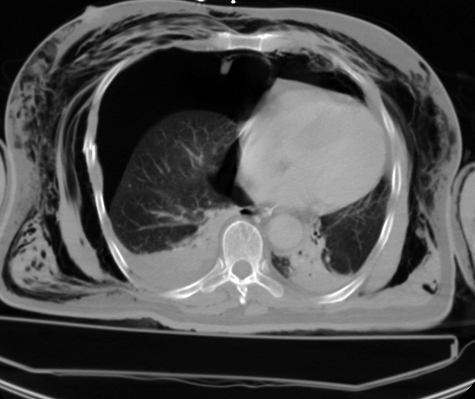
%> input picture Advanced_Medical_Image_Processing/CT.jpg, 475 x 399 px
$ octave boxblur.m   (GNU Octave 9; MATLAB toolbox functions it lacks are replaced by stand-ins)
%> lines starting %> are read from the running program, lines starting %| are printed output that depends on the picture
### Advanced_Medical_Image_Processing/PSNR.m
function psnr_Value = PSNR(A,B)
% PSNR (Peak Signal to noise ratio)

if (size(A) ~= size(B))
   error('The size of the 2 matrix are unequal')

   psnr_Value = NaN;
   return;
elseif (A == B)
   disp('Images are identical: PSNR has infinite value')

   psnr_Value = Inf;
   return;
else

    maxValue = double(max(A(:)));

    % Calculate MSE, mean square error.
    mseImage = (double(A) - double(B)) .^ 2;
    [rows columns] = size(A);

    mse = sum(mseImage(:)) / (rows * columns);

    %SNR calculation
    mseImageA = (double(A).^2);
    snrA = sum(mseImageA(:));

    SNR = 10* log10(snrA/sum(mseImage(:)));

    % Calculate PSNR (Peak Signal to noise ratio)
    psnr_Value = 10 * log10( 256^2 / mse);
    RMSE = sqrt(mse);                                   % RMSE

    fprintf('\n The MSE is%0.4f',mse);
    fprintf('\n The SNR is %0.4f',SNR);
    fprintf('\n RMSE is %0.4f',RMSE);

end

### Advanced_Medical_Image_Processing/ISNR.m
function [] = ISNR(image, blurredImage,x)

e1=image-blurredImage;
e2=image-x;
E1=mean2(e1.*e1);
E2=mean2(e2.*e2);
result=10*log(E1/E2)/log(10);
% disp('The ISNR is=')
% disp(result);
 fprintf('\n The ISNR value is %0.4f',result)

### Advanced_Medical_Image_Processing/img_qi.m
function [quality, quality_map] = img_qi(img1, img2, block_size)


if (nargin == 1 | nargin > 3)
   quality = -Inf;
   quality_map = -1*ones(size(img1));
   return;
end

if (size(img1) ~= size(img2))
   quality = -Inf;
   quality_map = -1*ones(size(img1));
   return;
end

if (nargin == 2)
   block_size = 8;
end

N = block_size.^2;
sum2_filter = ones(block_size);

img1_sq   = img1.*img1;
img2_sq   = img2.*img2;
img12 = img1.*img2;

img1_sum   = filter2(sum2_filter, img1, 'valid');
img2_sum   = filter2(sum2_filter, img2, 'valid');
img1_sq_sum = filter2(sum2_filter, img1_sq, 'valid');
img2_sq_sum = filter2(sum2_filter, img2_sq, 'valid');
img12_sum = filter2(sum2_filter, img12, 'valid');

img12_sum_mul = img1_sum.*img2_sum;
img12_sq_sum_mul = img1_sum.*img1_sum + img2_sum.*img2_sum;
numerator = 4*(N*img12_sum - img12_sum_mul).*img12_sum_mul;
denominator1 = N*(img1_sq_sum + img2_sq_sum) - img12_sq_sum_mul;
denominator = denominator1.*img12_sq_sum_mul;

quality_map = ones(size(denominator));
index = (denominator1 == 0) & (img12_sq_sum_mul ~= 0);
quality_map(index) = 2*img12_sum_mul(index)./img12_sq_sum_mul(index);
index = (denominator ~= 0);
quality_map(index) = numerator(index)./denominator(index);

quality = mean2(quality_map);


%========================================================================
%
%Copyright (c) 2001 The University of Texas at Austin
%All Rights Reserved.
%
%This program is free software; you can redistribute it and/or modify
%it under the terms of the GNU General Public License as published by
%the Free Software Foundation; either version 2 of the License, or
%(at your option) any later version.
%
%This program is distributed in the hope that it will be useful,
%but WITHOUT ANY WARRANTY; without even the implied warranty of
%MERCHANTABILITY or FITNESS FOR A PARTICULAR PURPOSE.  See the
%GNU General Public License for more details.
%
%The GNU Public License is available in the file LICENSE, or you
%can write to the Free Software Foundation, Inc., 59 Temple Place -
%Suite 330, Boston, MA 02111-1307, USA, or you can find it on the
%World Wide Web at http://www.fsf.org.
%
%Author  : Zhou Wang
%Version : 1.0
%
%The authors are with the Laboratory for Image and Video Engineering
%(LIVE), Department of Electrical and Computer Engineering, The
%University of Texas at Austin, Austin, TX.
%
%Kindly report any suggestions or corrections to zwang@ece.utexas.edu
%
%Acknowledgement:
%The author would like to thank Mr. Umesh Rajashekar, the Matlab master
%in our lab, for spending his precious time and giving his kind help
%on writing this program. Without his help, this program would not
%achieve its current efficiency.
%


%========================================================================
%
%This is an efficient implementation of the algorithm for calculating
%the universal image quality index proposed by Zhou Wang and Alan C.
%Bovik. Please refer to the paper "A Universal Image Quality Index"
%by Zhou Wang and Alan C. Bovik, published in IEEE Signal Processing
%Letters, 2001. In order to run this function, you must have Matlab's
%Image Processing Toobox.
%
%Input : an original image and a test image of the same size
%Output: (1) an overall quality index of the test image, with a value
%            range of [-1, 1].
%        (2) a quality map of the test image. The map has a smaller
%            size than the input images. The actual size is
%            img_size - BLOCK_SIZE + 1.
%
%Usage:
%
%1. Load the original and the test images into two matrices
%   (say img1 and img2)
%
%2. Run this function in one of the two ways:
%
%   % Choice 1 (suggested):
%   [qi qi_map] = img_qi(img1, img2);
%
%   % Choice 2:
%   [qi qi_map] = img_qi(img1, img2, BLOCK_SIZE);
%
%   The default BLOCK_SIZE is 8 (Choice 1). Otherwise, you can specify
%   it by yourself (Choice 2).
%
%3. See the results:
%
%   qi                    %Gives the over quality index.
%   imshow((qi_map+1)/2)  %Shows the quality map as an image.
%
%========================================================================

### Advanced_Medical_Image_Processing/boxblur.m
% clc
% clear all
image = imread('CT.jpg');
%> image is the input picture: size 399x475 uint8; min 0, max 255, mean 77.6

H =fspecial('average',2);
% H = fspecial('average', [3 3]);
% H = fspecial('disk', 2);
blurredImage = imfilter(image,H,'replicate');
figure();
subplot(5,4,1)
imshow(image)
title('Original Image');
peaksnr0= PSNR(blurredImage, image);
%> in PSNR, `maxValue = double(max(A(:)));`: maxValue = 255
%> in PSNR, `mse = sum(mseImage(:)) / (rows * columns);`: mse = 50.67
%> in PSNR, `snrA = sum(mseImageA(:));`: snrA = 1895641797
%> in PSNR, `SNR = 10* log10(snrA/sum(mseImage(:)));`: SNR = 22.95
%> in PSNR, `psnr_Value = 10 * log10( 256^2 / mse);`: psnr_Value = 31.12
%> in PSNR, `RMSE = sqrt(mse);`: RMSE = 7.12
%|  The MSE is50.6746
%|  The SNR is 22.9530
%|  RMSE is 7.1186
%> peaksnr0 = 31.12
fprintf('\n The Peak-SNR value is %0.4f', peaksnr0);
%|  The Peak-SNR value is 31.1169
subplot(5,4,2);
imshow(blurredImage);
title(sprintf( 'BOX Blurr noise:PSNR %0.4f',peaksnr0 ));

%% Kernels Definition
% [20 lines of commented-out code are left out]

%% Convolution Process
% g9 = imfilter(blurred, w9, 'symmetric', 'conv');
%
% %% Display the results
% figure, imshow(g9); title('sharpened')
% imwrite(g9,'out_Kernel.jpg')

% ref = imread('pout.tif');
% A = imnoise(ref,'salt & pepper', 0.02);
% Calculate the PSNR.

% [peaksnr] = psnr(g9,blurred);
%
% fprintf('\n The Peak-SNR value is %0.4f', peaksnr);

%% Kernels Definition
K1 = [0 -1 0; 0 3 0; 0 -1 0;]; % K1

             g1 = imfilter(blurredImage, K1, 'symmetric', 'conv');
             peaksnr1= PSNR(g1, image);
%|  The MSE is98.9871
%|  The SNR is 20.1478
%|  RMSE is 9.9492
%> peaksnr1 = 28.21
             fprintf('\n The Peak-SNR value is %0.4f', peaksnr1);
%|  The Peak-SNR value is 28.2090
             %Display the results
%              subplot(5,4,3);imshow(g1);
%              title(sprintf( 'K1 Deblurred image with PSNR %0.4f',peaksnr1 ));
             ISNR(image,blurredImage,g1);
%> in ISNR, `E1=mean2(e1.*e1);`: E1 = 16.15
%> in ISNR, `E2=mean2(e2.*e2);`: E2 = 22.81
%> in ISNR, `result=10*log(E1/E2)/log(10);`: result = -1.5
%|  The ISNR value is -1.4995
             [qi qi_map] = img_qi(image, g1);
%> in img_qi, `numerator = 4*(N*img12_sum - img12_sum_mul).*img12_sum_mul;`:
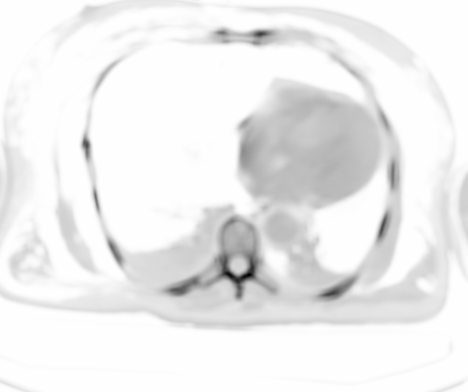
%> numerator: size 392x468 double; min -2.05e+17, max 183777656220, mean -1.37e+16; drawn with min black and max white
%> in img_qi, `denominator1 = N*(img1_sq_sum + img2_sq_sum) - img12_sq_sum_mul;`:
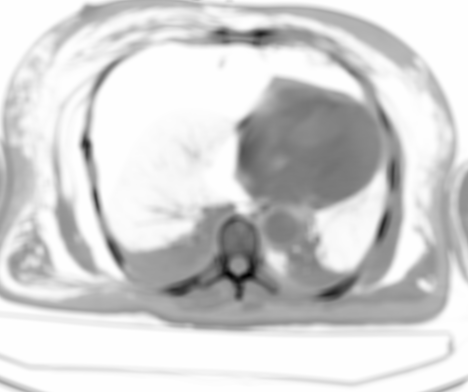
%> denominator1: size 392x468 double; min -451971165, max 291580, mean -78365104.7; drawn with min black and max white
%> in img_qi, `index = (denominator1 == 0) & (img12_sq_sum_mul ~= 0);`: index: size 392x468 logical; every value is 0
%> in img_qi, `quality_map(index) = 2*img12_sum_mul(index)./img12_sq_sum_mul(index);`: quality_map: size 392x468 double; every value is 1
%> in img_qi, `index = (denominator ~= 0);`: index: size 392x468 logical; every value is 1
%> in img_qi, `quality = mean2(quality_map);`: quality = 0.918
%> qi = 0.918
             fprintf('\n The UIQI value is %0.4f',qi);
%|  The UIQI value is 0.9175
 K2 = [-1 0 -1; 0 5 0; -1 0 -1;]; % K2

             g2 = imfilter(blurredImage, K2, 'symmetric', 'conv');
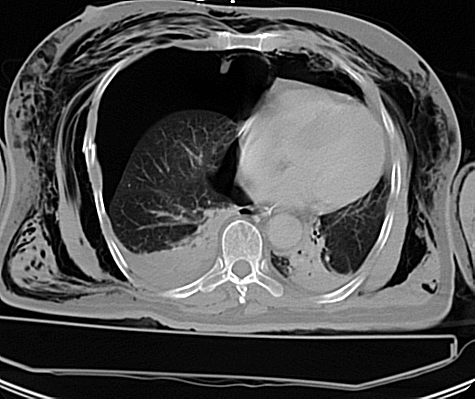
%> g2: size 399x475 uint8; min 0, max 255, mean 78.2
             peaksnr2 = PSNR(g2, image);
%|  The MSE is329.4082
%|  The SNR is 15.1794
%|  RMSE is 18.1496
%> peaksnr2 = 22.99
             fprintf('\n The Peak-SNR value is %0.4f', peaksnr2);
%|  The Peak-SNR value is 22.9875
             subplot(5,4,4);imshow(g2);
             title(sprintf( 'K2 Deblurred image with PSNR %0.4f',peaksnr2 ));
             ISNR(image,blurredImage,g2)
%> in ISNR (call 2), `e2=image-x;`:
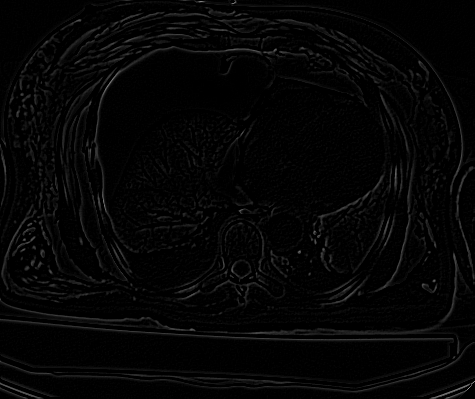
%> e2: size 399x475 uint8; min 0, max 153, mean 5.1
%> in ISNR (call 2), `E2=mean2(e2.*e2);`: E2 = 42.58
%> in ISNR (call 2), `result=10*log(E1/E2)/log(10);`: result = -4.21
%|  The ISNR value is -4.2105
             [qi qi_map] = img_qi(image, g2);
%> in img_qi (call 2), `img12_sum = filter2(sum2_filter, img12, 'valid');`:
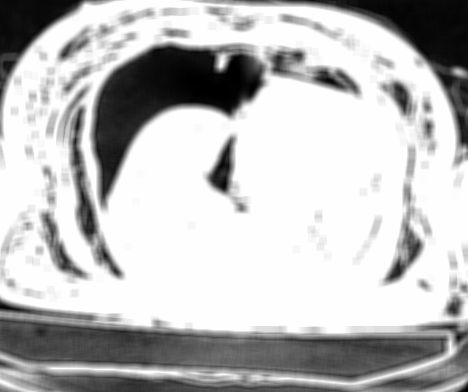
%> img12_sum: size 392x468 double; min 35, max 16320, mean 12115.7; drawn with min black and max white
%> in img_qi (call 2), `quality = mean2(quality_map);`: quality = 0.781
%> qi = 0.781
             fprintf('\n The UIQI value is %0.4f',qi);
%|  The UIQI value is 0.7808
 K3 = [-1 2 -1; 0 1 0; -1 2 -1;]; % K3

             g3 = imfilter(blurredImage, K3, 'symmetric', 'conv');
             peaksnr3 = PSNR(g3, image);
%> in PSNR (call 4), `mse = sum(mseImage(:)) / (rows * columns);`: mse = 129.7
%> in PSNR (call 4), `mseImageA = (double(A).^2);`:
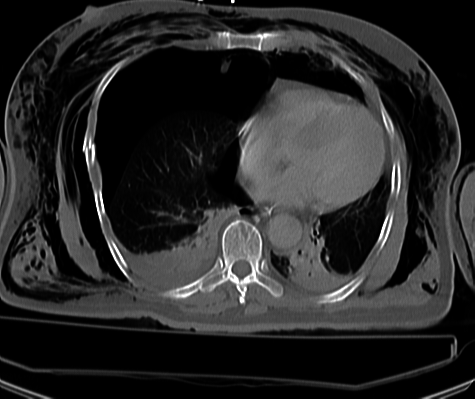
%> mseImageA: size 399x475 double; min 0, max 65025, mean 10296.1; drawn with min black and max white
%> in PSNR (call 4), `snrA = sum(mseImageA(:));`: snrA = 1951373380
%> in PSNR (call 4), `SNR = 10* log10(snrA/sum(mseImage(:)));`: SNR = 19
%> in PSNR (call 4), `psnr_Value = 10 * log10( 256^2 / mse);`: psnr_Value = 27.03
%> in PSNR (call 4), `RMSE = sqrt(mse);`: RMSE = 11.39
%|  The MSE is129.7330
%|  The SNR is 18.9962
%|  RMSE is 11.3900
%> peaksnr3 = 27.03
             fprintf('\n The Peak-SNR value is %0.4f', peaksnr3);
%|  The Peak-SNR value is 27.0343
             subplot(5,4,5);imshow(g3);
             title(sprintf( 'K3 Deblurred image with PSNR %0.4f',peaksnr3 ));
             ISNR(image,blurredImage,g3)
%|  The ISNR value is -2.1925
             [qi qi_map] = img_qi(image, g3);
%> in img_qi (call 3), `img12 = img1.*img2;`:
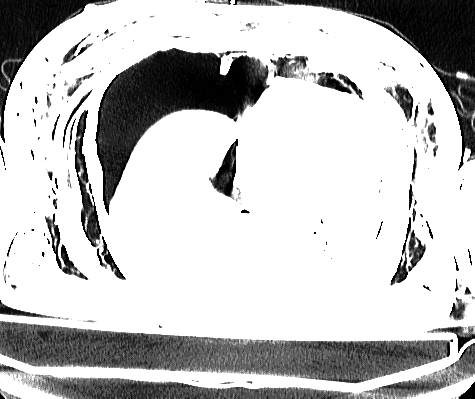
%> img12: size 399x475 uint8; min 0, max 255, mean 195.9
%> in img_qi (call 3), `quality = mean2(quality_map);`: quality = 0.862
%> qi = 0.862
             fprintf('\n The UIQI value is %0.4f',qi);
%|  The UIQI value is 0.8622
 K4 = [-1 0 -1; 2 1 2;  -1 0 -1;]; % K4

             g4 = imfilter(blurredImage, K4, 'symmetric', 'conv');
             peaksnr4 = PSNR(g4, image);
%|  The MSE is199.8596
%|  The SNR is 17.2106
%|  RMSE is 14.1372
%> peaksnr4 = 25.16
             fprintf('\n The Peak-SNR value is %0.4f', peaksnr4);
%|  The Peak-SNR value is 25.1575
             subplot(5,4,6);imshow(g4);
             title(sprintf( 'K4 Deblurred image with PSNR %0.4f',peaksnr4 ));
             ISNR(image,blurredImage,g4)
%|  The ISNR value is -2.7857
             [qi qi_map] = img_qi(image, g4);
%> qi = 0.865
             fprintf('\n The UIQI value is %0.4f',qi);
%|  The UIQI value is 0.8648
 K5 = [-1 0 -1; -1 7 -1; -1 0 -1;]; % K5

             g5 = imfilter(blurredImage, K5, 'symmetric', 'conv');
             peaksnr5 = PSNR(g5, image);
%|  The MSE is437.2304
%|  The SNR is 14.0293
%|  RMSE is 20.9101
%> peaksnr5 = 21.76
             fprintf('\n The Peak-SNR value is %0.4f', peaksnr5);
%|  The Peak-SNR value is 21.7577
             subplot(5,4,7);imshow(g5);
             title(sprintf( 'K5 Deblurred image with PSNR %0.4f',peaksnr5 ));
             ISNR(image,blurredImage,g5)
%|  The ISNR value is -4.7359
             [qi qi_map] = img_qi(image, g5);
%> qi = 0.867
             fprintf('\n The UIQI value is %0.4f',qi);
%|  The UIQI value is 0.8668
K6 = [-1 -1 -1; 0 7 0; -1 -1 -1;]; % K6

             g6 = imfilter(blurredImage, K6, 'symmetric', 'conv');
             peaksnr6 = PSNR(g6, image);
%|  The MSE is504.9600
%|  The SNR is 13.4640
%|  RMSE is 22.4713
%> peaksnr6 = 21.13
             fprintf('\n The Peak-SNR value is %0.4f', peaksnr6);
%|  The Peak-SNR value is 21.1322
             subplot(5,4,8);imshow(g6);
             title(sprintf( 'K6 Deblurred image with PSNR %0.4f',peaksnr6 ));
             ISNR(image,blurredImage,g6)
%|  The ISNR value is -4.8227
             [qi qi_map] = img_qi(image, g6);
%> qi = 0.767
             fprintf('\n The UIQI value is %0.4f',qi);
%|  The UIQI value is 0.7668
 K7 = [-1 -1 -1; 1 5 1; -1 -1 -1;]; % K7

             g7 = imfilter(blurredImage, K7, 'symmetric', 'conv');
             peaksnr7 = PSNR(g7, image);
%|  The MSE is415.6574
%|  The SNR is 14.2370
%|  RMSE is 20.3877
%> peaksnr7 = 21.98
             fprintf('\n The Peak-SNR value is %0.4f', peaksnr7);
%|  The Peak-SNR value is 21.9774
             subplot(5,4,9);imshow(g7);
             title(sprintf( 'K7 Deblurred image with PSNR %0.4f',peaksnr7 ));
             ISNR(image,blurredImage,g7)
%|  The ISNR value is -4.3134
             [qi qi_map] = img_qi(image, g7);
%> qi = 0.855
             fprintf('\n The UIQI value is %0.4f',qi);
%|  The UIQI value is 0.8547
K8 = [-1 1 -1; 0 3 0; -1 1 -1;]; % K8

             g8 = imfilter(blurredImage, K8, 'symmetric', 'conv');
             peaksnr8 = PSNR(g8, image);
%|  The MSE is196.3372
%|  The SNR is 17.3002
%|  RMSE is 14.0120
%> peaksnr8 = 25.23
             fprintf('\n The Peak-SNR value is %0.4f', peaksnr8);
%|  The Peak-SNR value is 25.2348
             subplot(5,4,10);imshow(g8);
             title(sprintf( 'K8 Deblurred image with PSNR %0.4f',peaksnr8 ));
             ISNR(image,blurredImage,g8)
%|  The ISNR value is -3.2798
             [qi qi_map] = img_qi(image, g8);
%> qi = 0.866
             fprintf('\n The UIQI value is %0.4f',qi);
%|  The UIQI value is 0.8663
K9 = [0 -2 0; 0 5 0; 0 -2 0;]; % K9

             g9 = imfilter(blurredImage, K9, 'symmetric', 'conv');
             peaksnr9 = PSNR(g9, image);
%|  The MSE is220.4826
%|  The SNR is 16.7978
%|  RMSE is 14.8487
%> peaksnr9 = 24.73
             fprintf('\n The Peak-SNR value is %0.4f', peaksnr9);
%|  The Peak-SNR value is 24.7311
             subplot(5,4,11);imshow(g9);
             title(sprintf( 'K9 Deblurred image with PSNR %0.4f',peaksnr9 ));
             ISNR(image,blurredImage,g9)
%|  The ISNR value is -3.1047
             [qi qi_map] = img_qi(image, g9);
%> qi = 0.884
             fprintf('\n The UIQI value is %0.4f',qi);
%|  The UIQI value is 0.8841
K10 = [-2 0 -2; 0 9 0; -2 0 -2;]; % K10

             g10 = imfilter(blurredImage, K10, 'symmetric', 'conv');
             peaksnr10 = PSNR(g10, image);
%|  The MSE is907.5494
%|  The SNR is 11.1988
%|  RMSE is 30.1256
%> peaksnr10 = 18.59
             fprintf('\n The Peak-SNR value is %0.4f', peaksnr10);
%|  The Peak-SNR value is 18.5861
              subplot(5,4,3);imshow(g10);
              title(sprintf( 'K10 Deblurred image with PSNR %0.4f',peaksnr10 ));
           ISNR(image,blurredImage,g10)
%|  The ISNR value is -5.6934
           [qi qi_map] = img_qi(image, g10);
%> qi = 0.81
             fprintf('\n The UIQI value is %0.4f',qi);
%|  The UIQI value is 0.8104
K11 = [0 -1 0; -1 5 -1; 0 -1 0;]; % K11

             g11 = imfilter(blurredImage, K11, 'symmetric', 'conv');
             peaksnr11 = PSNR(g11, image);
%|  The MSE is144.6894
%|  The SNR is 18.5671
%|  RMSE is 12.0287
%> peaksnr11 = 26.56
             fprintf('\n The Peak-SNR value is %0.4f', peaksnr11);
%|  The Peak-SNR value is 26.5604
             subplot(5,4,13);imshow(g11);
             title(sprintf( 'K11 Deblurred image with PSNR %0.4f',peaksnr11 ));
             ISNR(image,blurredImage,g11)
%|  The ISNR value is -2.6582
             [qi qi_map] = img_qi(image, g11);
%> qi = 0.816
             fprintf('\n The UIQI value is %0.4f',qi);
%|  The UIQI value is 0.8162
K12 = [-1 0 -1; -2 9 -2; -1 0 -1;]; % K12

             g12 = imfilter(blurredImage, K12, 'symmetric', 'conv');
             peaksnr12 = PSNR(g12, image);
%|  The MSE is566.6997
%|  The SNR is 12.9890
%|  RMSE is 23.8055
%> peaksnr12 = 20.63
             fprintf('\n The Peak-SNR value is %0.4f', peaksnr12);
%|  The Peak-SNR value is 20.6313
             subplot(5,4,14);imshow(g12);
             title(sprintf( 'K12 Deblurred image with PSNR %0.4f',peaksnr12 ));
             ISNR(image,blurredImage,g12)
%|  The ISNR value is -5.1505
             [qi qi_map] = img_qi(image, g12);
%> qi = 0.775
             fprintf('\n The UIQI value is %0.4f',qi);
%|  The UIQI value is 0.7755
K13 = [-2 -1 -2; 0 11 0; -2 -1 -2;]; % K13

             g13 = imfilter(blurredImage, K13, 'symmetric', 'conv');
             peaksnr13 = PSNR(g13, image);
%|  The MSE is1108.3078
%|  The SNR is 10.4535
%|  RMSE is 33.2913
%> peaksnr13 = 17.72
             fprintf('\n The Peak-SNR value is %0.4f', peaksnr13);
%|  The Peak-SNR value is 17.7182
             subplot(5,4,15);imshow(g13);
             title(sprintf( 'K13 Deblurred image with PSNR %0.4f',peaksnr13));
             ISNR(image,blurredImage,g13)
%|  The ISNR value is -5.9645
             [qi qi_map] = img_qi(image, g13);
%> qi = 0.818
             fprintf('\n The UIQI value is %0.4f',qi);
%|  The UIQI value is 0.8176
K14 = [-1 -2 -1; 0 9 0; -1 -2 -1;]; % K14

             g14 = imfilter(blurredImage, K14, 'symmetric', 'conv');
             peaksnr14 = PSNR(g14, image);
%|  The MSE is703.8674
%|  The SNR is 12.1617
%|  RMSE is 26.5305
%> peaksnr14 = 19.69
             fprintf('\n The Peak-SNR value is %0.4f', peaksnr14);
%|  The Peak-SNR value is 19.6899
             subplot(5,4,16);imshow(g14);
             title(sprintf( 'K14 Deblurred image with PSNR %0.4f',peaksnr14 ));
            ISNR(image,blurredImage,g14)
%|  The ISNR value is -5.2924
            [qi qi_map] = img_qi(image, g14);
%> qi = 0.876
             fprintf('\n The UIQI value is %0.4f',qi);
%|  The UIQI value is 0.8758
K15 = [-1 -2 -1; -1 11 -1; -1 -2 -1;]; % K15

             g15 = imfilter(blurredImage, K15, 'symmetric', 'conv');
             peaksnr15 = PSNR(g15, image);
%|  The MSE is821.5501
%|  The SNR is 11.5683
%|  RMSE is 28.6627
%> peaksnr15 = 19.02
             fprintf('\n The Peak-SNR value is %0.4f', peaksnr15);
%|  The Peak-SNR value is 19.0185
             subplot(5,4,17);imshow(g15);
             title(sprintf( 'K15 Deblurred image with PSNR %0.4f',peaksnr15 ));
             ISNR(image,blurredImage,g15)
%|  The ISNR value is -5.6023
             [qi qi_map] = img_qi(image, g15);
%> qi = 0.856
             fprintf('\n The UIQI value is %0.4f',qi);
%|  The UIQI value is 0.8558
K16 = [0 -2 0; -1 7 -1; 0 -2 0;]; % K16

             g16 = imfilter(blurredImage, K16, 'symmetric', 'conv');
             peaksnr16 = PSNR(g16, image);
%|  The MSE is277.6620
%|  The SNR is 15.8648
%|  RMSE is 16.6632
%> peaksnr16 = 23.73
             fprintf('\n The Peak-SNR value is %0.4f', peaksnr16);
%|  The Peak-SNR value is 23.7296
             subplot(5,4,18);imshow(g16);
             title(sprintf( 'K16 Deblurred image with PSNR %0.4f',peaksnr16 ));
            ISNR(image,blurredImage,g16)
%|  The ISNR value is -3.8738
            [qi qi_map] = img_qi(image, g16);
%> qi = 0.826
             fprintf('\n The UIQI value is %0.4f',qi);
%|  The UIQI value is 0.8256
K17 = [0 0 0; -1 3 -1; 0 0 0;]; % K17

             g17 = imfilter(blurredImage, K17, 'symmetric', 'conv');
             peaksnr17 = PSNR(g17, image);
%|  The MSE is78.9943
%|  The SNR is 21.0903
%|  RMSE is 8.8879
%> peaksnr17 = 29.19
             fprintf('\n The Peak-SNR value is %0.4f', peaksnr17);
%|  The Peak-SNR value is 29.1888
%              subplot(5,4,19);imshow(g17);
%              title(sprintf( 'K17 Deblurred image with PSNR %0.4f',peaksnr17 ));
           ISNR(image,blurredImage,g17)
%|  The ISNR value is -1.1304
           [qi qi_map] = img_qi(image, g17);
%> qi = 0.903
             fprintf('\n The UIQI value is %0.4f',qi);
%|  The UIQI value is 0.9031
K18 = [-2 0 -2; -1 11 -1; -2 0 -2;]; % K18

             g18 = imfilter(blurredImage, K18, 'symmetric', 'conv');
             peaksnr18 = PSNR(g18, image);
%|  The MSE is1050.2702
%|  The SNR is 10.6463
%|  RMSE is 32.4079
%> peaksnr18 = 17.95
              subplot(5,4,19);

              imshow(g18);
            title(sprintf( 'K18 Deblurred image with PSNR %0.4f',peaksnr18 ));
             fprintf('\n The Peak-SNR value is %0.4f', peaksnr18);
%|  The Peak-SNR value is 17.9518
             ISNR(image,blurredImage,g18)
%|  The ISNR value is -5.9162
             [qi qi_map] = img_qi(image, g18);
%> qi = 0.82
             fprintf('\n The UIQI value is %0.4f',qi);
%|  The UIQI value is 0.8200
K19 = [0 -1 0; -2 7 -2; 0 -1 0;]; % K19

             g19 = imfilter(blurredImage, K19, 'symmetric', 'conv');
             peaksnr19 = PSNR(g19, image);
%|  The MSE is226.6309
%|  The SNR is 16.6930
%|  RMSE is 15.0543
%> peaksnr19 = 24.61
             fprintf('\n The Peak-SNR value is %0.4f', peaksnr19);
%|  The Peak-SNR value is 24.6116
              subplot(5,4,12);imshow(g13);
             title(sprintf( 'K19 Deblurred image with PSNR %0.4f',peaksnr19));
             ISNR(image,blurredImage,g19)
%|  The ISNR value is -3.6576
             [qi qi_map] = img_qi(image, g19);
%> qi = 0.941
             fprintf('\n The UIQI value is %0.4f',qi);
%|  The UIQI value is 0.9412
K20 = [-2 0 -2; 1 7 1; -2 0 -2;]; % K20

             g20 = imfilter(blurredImage, K20, 'symmetric', 'conv');
             peaksnr20 = PSNR(g20, image);
%|  The MSE is775.4972
%|  The SNR is 11.8000
%|  RMSE is 27.8478
%> peaksnr20 = 19.27
             fprintf('\n The Peak-SNR value is %0.4f', peaksnr20);
%|  The Peak-SNR value is 19.2690
              subplot(5,4,20);imshow(g13);
             title(sprintf( 'K20 Deblurred image with PSNR %0.4f',peaksnr20));
             ISNR(image,blurredImage,g20)
%|  The ISNR value is -5.4290
             [qi qi_map] = img_qi(image, g20);
%> qi = 0.977
             fprintf('\n The UIQI value is %0.4f',qi);
%|  The UIQI value is 0.9769

             %% Calculation of ISNR
% [11 lines of commented-out code are left out]
fprintf('\n The UIQI value is %0.4f',qi);
%|  The UIQI value is 0.9769
figure();
subplot(2,3,1);
imshow(image);
title('original image');
subplot(2,3,2);
imshow (blurredImage);
title(sprintf( 'Boxblur-average noise:PSNR %0.4f',peaksnr0 ));
 subplot(2,3,3);
 imshow(g10);
 title(sprintf( 'K1 Deblurred image with PSNR %0.4f',peaksnr1 ))
 subplot(2,3,4);
 imshow(g18);
title(sprintf( 'K17 Deblurred image with PSNR %0.4f',peaksnr17 ))
% subplot(2,3,5);
% % imshow((qi_map+1)/2);  %Shows the quality map as an image.
% % title('UIQI-Quality map as an image');
